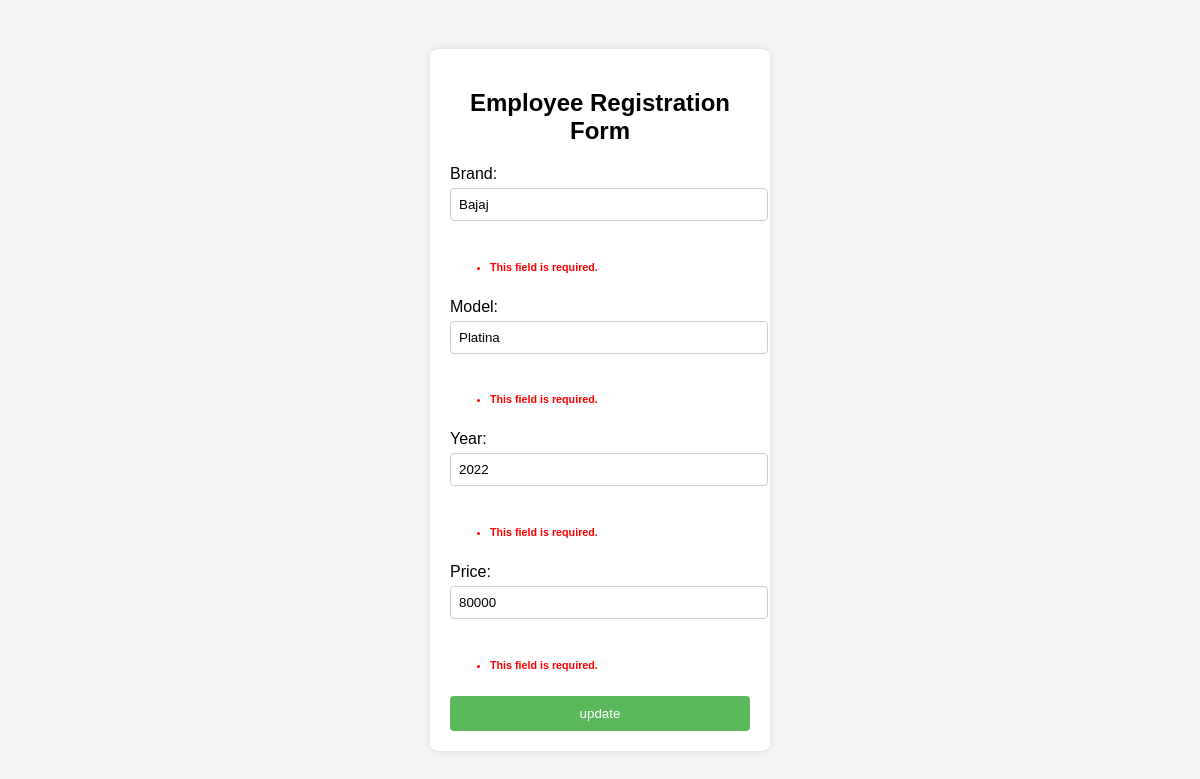
/home/update/2/, run on the app's committed database.
### my_app2/models.py (models this page shows)
class Bike(models.Model):
    brand_name=models.CharField(max_length=100)
    model=models.CharField(max_length=100)
    year=models.IntegerField()
    price=models.IntegerField()

### my_app2/views.py (the view)
# urls.py: path('update/<int:id>/', views.update),
def update(request, id):
    obj=Bike.objects.get(id=id)
    x=BikeForm(request.GET, instance=obj)
    if x.is_valid():
        x.save()
        return redirect('/home')
    else:
        context={'error': x, 'obj':obj}
        return render(request, 'change.html', context)

### my_app2/forms.py
class BikeForm(forms.ModelForm):
    class Meta:
        model=Bike
        fields="__all__"

### my_app2/templates/change.html (shortened to what this page needs)
<!DOCTYPE html>
<html lang="en">
<head>
</head>
<body>
    <div class="form-container">
        <h2>Employee Registration Form</h2>
        <form action="/home/update/{{obj.id}}" >
            <label for="brand_name">Brand:</label>
            <input type="text" id="brand_name" name="brand_name" value="{{obj.brand_name}}" >
            <h6 style="color: red;">{{error.errors.brand_name}}</h6>
            <label for="model">Model:</label>
            <input type="text" id="model" name="model" value="{{obj.model}}">
            <h6 style="color: red;">{{error.errors.model}}</h6>
            <label for="year">Year:</label>
            <input type="number" id="year" name="year" value="{{obj.year}}">
            <h6 style="color: red;">{{error.errors.year}}</h6>
            <label for="price">Price:</label>
            <input type="number" id="price" name="price" value="{{obj.price}}">
            <h6 style="color: red;">{{error.errors.price}}</h6>
            <button type="submit">update</button>
        </form>
    </div>
</body>
</html>

### my_app2/templates/change.html (style rules this page uses)
body { font-family: Arial, sans-serif; background-color: #f4f4f4; display: flex; justify-content: center; align-items: center; height: 100vh; margin: 0; }
.form-container { background-color: white; padding: 20px; border-radius: 8px; box-shadow: 0 0 10px rgba(0, 0, 0, 0.1); width: 300px; }
h2 { text-align: center; margin-bottom: 20px; }
label { display: block; margin-bottom: 5px; }
input { width: 100%; padding: 8px; margin-bottom: 15px; border: 1px solid #ccc; border-radius: 4px; }
button { width: 100%; padding: 10px; background-color: #5cb85c; color: white; border: none; border-radius: 4px; cursor: pointer; }

### data on the page
Bike: brand_name "Bajaj", model "Platina", year "2022", price "80000"

### other printed values
{{ error.errors.brand_name }} "This field is required."
{{ error.errors.model }} "This field is required."
{{ error.errors.year }} "This field is required."
{{ error.errors.price }} "This field is required."
